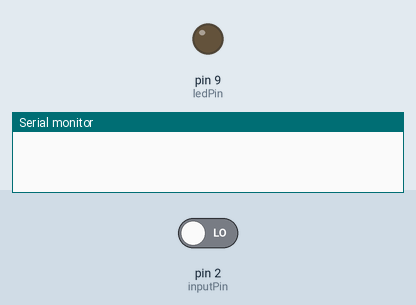
Recording of a sketch running on a simulated Arduino Uno, built with avr-gcc and run on an emulated ATmega328P. Parts: output pins drawn as LEDs (lit = HIGH), the last lines printed to the serial monitor. Inputs (shaded band) come from the test bench; at power-on: pin 2 (inputPin) LOW.

Above: at 1.2 s.
1.3 s: pin 2 (inputPin) driven HIGH
At 1.9 s:
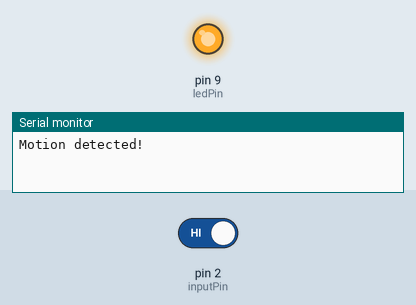
2.8 s: pin 2 (inputPin) driven LOW
At 4.2 s:
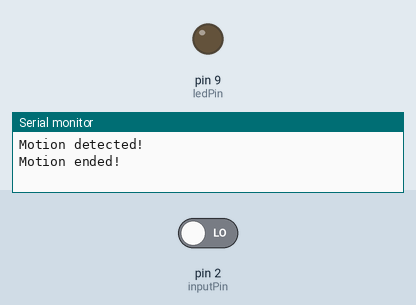
Timing chart, 0 to 5.8 s (numbered marks = the images above; inputs shaded):
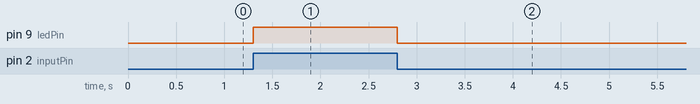

The sketch:

Program_Code.ino
```cpp
int ledPin = 9;         // assign the LED pin number to a variable
int inputPin = 2;       // assign the PIR sensor input pin number to a variable
int pirState = LOW;     // initialize the PIR state as LOW (no motion detected)

void setup() {
  pinMode(ledPin, OUTPUT);    // set the LED pin as an output
  pinMode(inputPin, INPUT);   // set the PIR sensor pin as an input
  Serial.begin(9600);         // initialize serial communication at 9600 baud

  attachInterrupt(digitalPinToInterrupt(inputPin), motionDetected, CHANGE); // attach interrupt to detect motion
}

void loop() {
  // nothing to do in the loop function
}

void motionDetected() {
  int val = digitalRead(inputPin); // read the PIR sensor input and store the value in val
  if (val == HIGH) {           // check if motion is detected
    digitalWrite(ledPin, HIGH);  // turn on the LED
    if (pirState == LOW) {       // check if motion was not detected previously
      Serial.println("Motion detected!"); // print message to serial monitor
      pirState = HIGH;          // set the PIR state to HIGH (motion detected)
    }
  } else {
    digitalWrite(ledPin, LOW);   // turn off the LED
    if (pirState == HIGH) {       // check if motion was detected previously
      Serial.println("Motion ended!");  // print message to serial monitor
      pirState = LOW;           // set the PIR state to LOW (no motion detected)
    }
  }
}
```

Measured:
- after the input at 1.3 s, pin 9 (ledPin): LOW → HIGH at once
- after the input at 2.8 s, pin 9 (ledPin): HIGH → LOW at once
